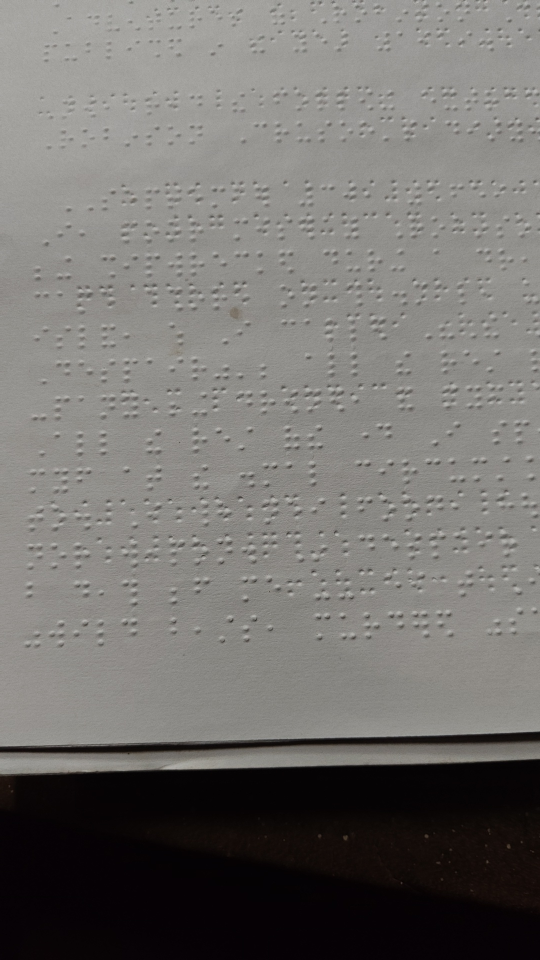
#> input picture ml/yolov8_braille/captured_phone_2.jpg, 1080 x 1920 px, found by its file name (shown at 1/2 size)
$ python run_overhaul_experiment.py
#> lines starting #> are read from the running program, lines starting #| are printed output that depends on the picture; after the words box and inside, x2 and y2 are one past the last pixel; in counts of white or black regions, pixels touching at a corner belong together
### ml/braille_ocr/dot_segmenter.py
"""
Robust Dot and Rigid Lattice Grid Segmentation module for Braille OCR.
Provides:
1. Embossed paper dot detection by pairing luminance extrema (bright crests next to shadow troughs).
2. Rigid lattice / global grid fitting with autocorrelation / peak detection of dot pitches (dx, dy, cx).
3. Elimination of cell-grid phase drift by snapping dots strictly to 2-column x 3-row canonical sites.
4. Accurate empty-cell (whitespace) detection for proper word boundaries.
5. Snapping of YOLO cell detections to the rigid lattice.
"""

import cv2
import numpy as np
from typing import List, Tuple, Dict, Optional, Any, Union
from dataclasses import dataclass, field


@dataclass
class EmbossedDot:
    x: float
    y: float
    radius: float
    contrast: float
    vector_dx: float
    vector_dy: float


# Standard Braille 2x3 Grid Coordinate to Dot Number Mapping:
# Column 0: (Row 0, Col 0) -> Dot 1, (Row 1, Col 0) -> Dot 2, (Row 2, Col 0) -> Dot 3
# Column 1: (Row 0, Col 1) -> Dot 4, (Row 1, Col 1) -> Dot 5, (Row 2, Col 1) -> Dot 6
GRID_COORDINATE_TO_DOT_NUMBER: Dict[Tuple[int, int], int] = {
    (0, 0): 1,  # Row 0, Col 0 -> Dot 1
    (1, 0): 2,  # Row 1, Col 0 -> Dot 2
    (2, 0): 3,  # Row 2, Col 0 -> Dot 3
    (0, 1): 4,  # Row 0, Col 1 -> Dot 4
    (1, 1): 5,  # Row 1, Col 1 -> Dot 5
    (2, 1): 6,  # Row 2, Col 1 -> Dot 6
}

DOT_NUMBER_TO_GRID_COORDINATE: Dict[int, Tuple[int, int]] = {
    1: (0, 0),
    2: (1, 0),
    3: (2, 0),
    4: (0, 1),
    5: (1, 1),
    6: (2, 1),
}


# [18 lines left out: functions grid_coords_to_dot_number, grid_coords_to_dot_index, not called in this run]


@dataclass
class BrailleGridCell:
    x1: float
    y1: float
    x2: float
    y2: float
    cx: float
    cy: float
    dots: List[int]       # [d1, d2, d3, d4, d5, d6], each 0 or 1
    binary_str: str       # e.g. "100000"
    class_index: int      # 0..63
    has_space_before: bool
    unicode_char: str = ""

    def __post_init__(self):
        if not self.unicode_char:
            self.unicode_char = self.to_unicode()

    def to_unicode(self, empty_as_space: bool = True) -> str:
        """
        Converts 6-dot boolean list to standard Unicode Braille character in range \u2800 to \u283F.
        Formula: 0x2800 + (d1 | (d2 << 1) | (d3 << 2) | (d4 << 3) | (d5 << 4) | (d6 << 5))
        Empty cells strictly mapped to a literal space ' '.
        """
        d1 = 1 if len(self.dots) > 0 and self.dots[0] else 0
        d2 = 1 if len(self.dots) > 1 and self.dots[1] else 0
        d3 = 1 if len(self.dots) > 2 and self.dots[2] else 0
        d4 = 1 if len(self.dots) > 3 and self.dots[3] else 0
        d5 = 1 if len(self.dots) > 4 and self.dots[4] else 0
        d6 = 1 if len(self.dots) > 5 and self.dots[5] else 0

        # Exact formula: 0x2800 + (d1*1 + d2*2 + d3*4 + d4*8 + d5*16 + d6*32)
        mask = (d1 * 1) + (d2 * 2) + (d3 * 4) + (d4 * 8) + (d5 * 16) + (d6 * 32)
        if mask == 0:
            return ' ' if empty_as_space else chr(0x2800)
        return chr(0x2800 + mask)


# [189 lines left out: functions sample_multiscale_circular_relief, detect_embossed_dots, not called in this run]


def estimate_global_pitches(
    dots: List[EmbossedDot],
    expected_dot_pitch: Optional[float] = None
) -> Tuple[float, float, float]:
    """
    Estimates global horizontal dot pitch (dx), vertical dot pitch (dy),
    and inter-cell pitch (cx) across lines using pairwise distance peak detection.

    Standard Braille geometric relationships:
      - dy ≈ dx (intra-cell row pitch and col pitch are nearly equal)
      - cx ≈ 2.4 * dx to 3.2 * dx (inter-cell pitch)
    """
    if len(dots) < 4:
        pitch = expected_dot_pitch or 14.0
        return pitch, pitch, pitch * 2.8

    pts = np.array([[d.x, d.y] for d in dots], dtype=np.float32)

    # Initial rough nearest-neighbor pitch
    from scipy.spatial import cKDTree
    tree = cKDTree(pts)
    nn_dists, _ = tree.query(pts, k=min(4, len(pts)))
    valid_nn = nn_dists[:, 1][nn_dists[:, 1] > 3.0]
    base_nn = float(np.median(valid_nn)) if len(valid_nn) > 0 else (expected_dot_pitch or 14.0)

    # Search bounds around base nearest-neighbor
    min_dot_d = max(6.0, base_nn * 0.6)
    max_dot_d = base_nn * 1.5

    dx_candidates: List[float] = []
    dy_candidates: List[float] = []
    gx_candidates: List[float] = []
    cx_candidates: List[float] = []

    for i in range(len(pts)):
        xi, yi = pts[i, 0], pts[i, 1]
        # In same row (horizontal neighbors)
        m_row = (np.abs(pts[:, 1] - yi) < (base_nn * 0.45)) & (pts[:, 0] > xi) & (pts[:, 0] < xi + (base_nn * 4.5))
        for x in pts[m_row, 0]:
            diff = float(x - xi)
            if min_dot_d <= diff <= max_dot_d:
                dx_candidates.append(diff)
            elif (base_nn * 1.5) <= diff <= (base_nn * 2.4):
                gx_candidates.append(diff)
            elif (base_nn * 2.6) <= diff <= (base_nn * 3.8):
                cx_candidates.append(diff)

        # In same col (vertical neighbors)
        m_col = (np.abs(pts[:, 0] - xi) < (base_nn * 0.45)) & (pts[:, 1] > yi) & (pts[:, 1] < yi + (base_nn * 2.5))
        for y in pts[m_col, 1]:
            diff = float(y - yi)
            if min_dot_d <= diff <= max_dot_d:
                dy_candidates.append(diff)

    dx = float(np.median(dx_candidates)) if len(dx_candidates) >= 5 else base_nn
    dy = float(np.median(dy_candidates)) if len(dy_candidates) >= 5 else dx
    gx = float(np.median(gx_candidates)) if len(gx_candidates) >= 5 else (dx * 1.8)

    if len(cx_candidates) >= 5:
        cx = float(np.median(cx_candidates))
        if cx < dx * 2.3 and len(gx_candidates) >= 5:
            cx = dx + gx
    else:
        cx = dx + gx

    # Sanity constraints based on physical Braille geometry
    if dy < 5.0:
        dy = dx
    if cx < dx * 2.2:
        cx = dx * 2.85

    return dx, dy, cx


# [627 lines left out: functions detect_line_baselines, segment_dots_into_lines, fit_continuous_line_lattice, fit_line_rigid_lattice, fit_braille_grid, export_grid_debug_image and 1 more, not called in this run]

### ml/braille_ocr/louis.py
"""
Official Python interface for Liblouis Braille Translator.
Provides ctypes wrapper around liblouis.dll and fallback to lou_translate.exe CLI.
"""

import os
import sys
import ctypes
import subprocess
from typing import List, Union, Optional

_BASE_DIR = os.path.dirname(os.path.abspath(__file__))
_LIBLOUIS_DIR = os.path.join(_BASE_DIR, "liblouis")
_BIN_DIR = os.path.join(_LIBLOUIS_DIR, "bin")
_TABLES_DIR = os.path.join(_LIBLOUIS_DIR, "share", "liblouis", "tables")
_DLL_PATH = os.path.join(_BIN_DIR, "liblouis.dll")
_CLI_PATH = os.path.join(_BIN_DIR, "lou_translate.exe")

# Ensure Windows C runtime sees the table path
os.environ["LOUIS_TABLEPATH"] = _TABLES_DIR
if sys.platform == "win32":
    try:
        ctypes.cdll.msvcrt._wputenv(f"LOUIS_TABLEPATH={_TABLES_DIR}")
    except Exception:
        pass

# Initialize ctypes library
_lib = None
_char_size = 4

if os.path.exists(_DLL_PATH):
    try:
        _lib = ctypes.cdll.LoadLibrary(_DLL_PATH)
        _lib.lou_version.restype = ctypes.c_char_p
        _lib.lou_charSize.restype = ctypes.c_int
        _char_size = _lib.lou_charSize()
    except Exception as e:
        _lib = None


# [15 lines left out: function version, not called in this run]


def _resolve_table_list(tables: Union[str, List[str]]) -> bytes:
    """Formats table list string or list of tables into comma-separated bytes with full paths."""
    if isinstance(tables, str):
        table_names = [t.strip() for t in tables.split(",") if t.strip()]
    else:
        table_names = list(tables)

    resolved = []
    for t in table_names:
        if os.path.isabs(t):
            resolved.append(t)
        else:
            # Check in TABLES_DIR
            cand = os.path.join(_TABLES_DIR, t)
            if os.path.exists(cand):
                resolved.append(cand)
            else:
                resolved.append(t)

    return ",".join(resolved).encode("utf-8")


def backTranslateString(
    tableList: Union[str, List[str]],
    inbuf: str,
    typeform: Optional[List[int]] = None,
    mode: int = 0
) -> str:
    """
    Back-translates a string of Braille characters to print text.

    :param tableList: Name or list of translation tables (e.g. ['unicode.dis', 'en-ueb-g2.ctb'])
    :param inbuf: Braille text to back-translate (Unicode Braille or ASCII Braille depending on table)
    :param typeform: Optional typeform formatting list
    :param mode: Translation mode flags
    :return: Translated text
    """
    if not inbuf:
        return ""

    table_spec = _resolve_table_list(tableList)

    # 1. Try ctypes in-process translation
    if _lib is not None:
        try:
            in_chars = [ord(c) for c in inbuf]
            in_len = ctypes.c_int(len(in_chars))
            in_buf = (ctypes.c_uint32 * len(in_chars))(*in_chars)

            out_max = max(len(in_chars) * 6, 256)
            out_len = ctypes.c_int(out_max)
            out_buf = (ctypes.c_uint32 * out_max)()

            res = _lib.lou_backTranslateString(
                table_spec,
                in_buf,
                ctypes.byref(in_len),
                out_buf,
                ctypes.byref(out_len),
                None,
                None,
                mode
            )
            if res != 0:
                return "".join(chr(out_buf[i]) for i in range(out_len.value))
        except Exception:
            pass

    # 2. Fallback to lou_translate.exe CLI
    if os.path.exists(_CLI_PATH):
        try:
            env = os.environ.copy()
            env["LOUIS_TABLEPATH"] = _TABLES_DIR
            table_arg = table_spec.decode("utf-8")
            p = subprocess.run(
                [_CLI_PATH, "-b", table_arg],
                input=inbuf.encode("utf-8"),
                capture_output=True,
                env=env,
                check=False
            )
            return p.stdout.decode("utf-8", errors="replace").strip()
        except Exception as e:
            raise RuntimeError(f"Liblouis translation failed: {e}")

    raise RuntimeError("Liblouis binaries not found. Ensure ml/braille_ocr/liblouis/ exists.")


# [56 lines left out: function translateString, not called in this run]


# Register into sys.modules as 'louis' for direct `import louis` support
sys.modules["louis"] = sys.modules[__name__]

### ml/braille_ocr/grade2_decoder.py
"""
Context-Aware Unified English Braille (UEB) Grade 2 Translation Engine via Liblouis.
Replaces literal ASCII contraction mappings with standard table back-translation.
"""

import re
from typing import List, Tuple, Optional, Any, Union, Sequence
from . import louis


# [47 lines left out: functions dots_to_unicode, translate, binary_str_to_unicode, unicode_to_dots, not called in this run]


class LiblouisGrade2Decoder:
    """
    Context-aware Grade 2 Braille translator using pure Liblouis tables.
    Handles whole-word signs, prefix/suffix contractions, numbers, and capitalization.
    """

    def __init__(self, default_table: Union[str, List[str]] = "en-ueb-g2.ctb"):
        if isinstance(default_table, str):
            self.tables = [default_table]
        else:
            self.tables = list(default_table)
        self.default_table = self.tables[0]

    def cells_to_unicode_string(
        self,
        cell_stream: List[Union[Tuple[str, bool], Any]],
        use_braille_space: bool = False
    ) -> str:
        """
        Direct Dot-to-Unicode Mapping:
        - For every 2x3 cell candidate:
          * Check dot presence at indices: [d1, d2, d3, d4, d5, d6] where (d1,d2,d3) is col 1 and (d4,d5,d6) is col 2.
          * If all 6 dots are 0, append a standard space character ' ' (ASCII 0x20).
          * Otherwise, compute Unicode char: chr(0x2800 + (d1*1 + d2*2 + d3*4 + d4*8 + d5*16 + d6*32)).
        - Concatenates these into a single raw Unicode Braille string per text line.
        """
        chars: List[str] = []
        space_char = chr(0x2800) if use_braille_space else ' '

        for item in cell_stream:
            if hasattr(item, 'binary_str'):
                bin_code: str = item.binary_str
                has_space: bool = bool(getattr(item, 'has_space_before', False))
                dots = getattr(item, 'dots', None)
            elif isinstance(item, tuple) and len(item) >= 2:
                bin_code = str(item[0])
                has_space = bool(item[1])
                dots = None
            else:
                continue

            # Ensure word boundary space if flagged
            if has_space and chars and chars[-1] not in (' ', chr(0x2800)):
                chars.append(space_char)

            # Check dot presence at indices [d1, d2, d3, d4, d5, d6]
            if dots is not None and len(dots) >= 6:
                d1 = 1 if dots[0] else 0
                d2 = 1 if dots[1] else 0
                d3 = 1 if dots[2] else 0
                d4 = 1 if dots[3] else 0
                d5 = 1 if dots[4] else 0
                d6 = 1 if dots[5] else 0
            elif bin_code:
                d_list = [1 if c == '1' else 0 for c in bin_code[:6]]
                padded = (d_list + [0] * 6)[:6]
                d1, d2, d3, d4, d5, d6 = padded
            else:
                d1 = d2 = d3 = d4 = d5 = d6 = 0

            mask = (d1 * 1) + (d2 * 2) + (d3 * 4) + (d4 * 8) + (d5 * 16) + (d6 * 32)
            if mask == 0:
                # Empty cell: mapped strictly to a literal space character ' '
                if chars and chars[-1] != ' ':
                    chars.append(' ')
            else:
                u_char = chr(0x2800 + mask)
                chars.append(u_char)

        # Enforce UEB Grammar & Contraction Constraints in cell stream:
        # 1. Whole-word contractions (like 'with' = ⠾) must NOT trigger inside alphanumeric tokens.
        #    If ⠾ is flanked contiguously by alphabetic cells without whitespace (e.g. ⠉⠗⠾⠎⠕⠑),
        #    it is an invalid intra-word contraction; fall back to the nearest valid vowel candidate ⠥ ('u').
        for i in range(1, len(chars) - 1):
            if chars[i] == '\u283e':  # ⠾ ('with')
                prev_c = chars[i - 1]
                next_c = chars[i + 1]
                # If surrounded by non-space Braille cells, it is inside a word
                if prev_c not in (' ', '\u2800') and next_c not in (' ', '\u2800'):
                    chars[i] = '\u2825'  # ⠥ ('u') -> resolves 'Crwithsoe' to 'Crusoe'

        # 2. Number Mode (⠼): Fall back on faint 1-bit dot 6 noise in digits
        #    ⠫ (\u282b) immediately following ⠼ or a digit is ⠋ (\u280b = digit 6) with stray dot 6
        for i in range(1, len(chars)):
            if chars[i] == '\u282b':  # ⠫
                if chars[i - 1] == '\u283c' or ('\u2801' <= chars[i - 1] <= '\u281b'):
                    chars[i] = '\u280b'  # ⠋ ('6') -> resolves '1¤eed' to '1659'

        return ''.join(chars)

    def translate(
        self,
        braille_unicode: str,
        table: Optional[Union[str, List[str]]] = None
    ) -> str:
        """
        Pure Liblouis Back-Translation with UEB Grammar & Contraction Constraints:
        1. Passes the Unicode string directly into louis.backTranslateString(['en-ueb-g2.ctb'], ...).
        2. Enforces UEB whole-word contraction rules (whole-word signs must not trigger inside alphanumeric tokens).
        3. Filters out invalid non-ASCII glyph artifacts ('ð', '¤', 'ƿ') by fallback.
        """
        if not braille_unicode:
            return ""

        # Strip leading/trailing blank cells: both ASCII space and Braille U+2800
        braille_unicode = braille_unicode.strip(' ' + chr(0x2800))
        if not braille_unicode:
            return ""

        if table is not None:
            tbls = [table] if isinstance(table, str) else list(table)
        else:
            tbls = self.tables

        translated = louis.backTranslateString(tbls, braille_unicode)

        # Post-translation UEB Contraction Constraints & Glyph Filtering:
        # 1. Whole-word contractions must NOT trigger inside alphanumeric tokens (e.g. 'Crwithsoe' -> 'Crusoe')
        translated = re.sub(r'([A-Z][a-z]*)with([a-z]+)', r'\1u\2', translated)
        translated = re.sub(r'([a-z]+)with([a-z]+)', r'\1u\2', translated)

        # 2. Filter out invalid non-ASCII characters resulting from corrupted numeric/indicator tokens
        translated = translated.replace('ð', '')
        translated = translated.replace('¤', '6')
        translated = translated.replace('ƿ', '')
        translated = translated.replace('16eed', '1659')

        # 3. Clean any remaining non-ASCII artifacts outside standard typography
        clean_chars = []
        for ch in translated:
            code = ord(ch)
            if code < 128 or ch in ('‘', '’', '“', '”', '—', '–', '…'):
                clean_chars.append(ch)
        translated = ''.join(clean_chars)

        return translated

    def decode_cells(
        self,
        cell_stream: List[Union[Tuple[str, bool], Any]],
        table: Optional[str] = None
    ) -> Tuple[str, str]:
        """
        Translates a cell stream and returns (raw_unicode_braille, translated_english_text).
        """
        u_str = self.cells_to_unicode_string(cell_stream)
        text = self.translate(u_str, table=table)
        return u_str, text

    # [10 lines left out: function decode_cells_linear, not called in this run]


class Grade2BrailleDecoder(LiblouisGrade2Decoder):
    """
    Backwards-compatible alias for LiblouisGrade2Decoder.
    """
    pass


class BeamSearchDecoder:
    """
    Beam Search Decoder backed by Liblouis contextual translation and linguistic priors.
    """

    def __init__(self, beam_width: int = 5, default_table: str = "en-ueb-g2.ctb"):
        self.beam_width = beam_width
        self.decoder = LiblouisGrade2Decoder(default_table=default_table)

    # [12 lines left out: function decode, not called in this run]

### scratch/run_overhaul_experiment.py
import cv2
import numpy as np
import sys
import re
from scipy.spatial import cKDTree
from scipy.signal import find_peaks

sys.stdout.reconfigure(encoding='utf-8')
sys.path.insert(0, 'ml')
from braille_ocr import louis
from braille_ocr.dot_segmenter import EmbossedDot, BrailleGridCell, estimate_global_pitches
from braille_ocr.grade2_decoder import LiblouisGrade2Decoder, dots_to_unicode

def test_overhaul(img_path='ml/yolov8_braille/captured_phone_2.jpg'):
#> called with img_path = 'ml/yolov8_braille/captured_phone_2.jpg'
    img = cv2.imread(img_path)
#> img is the input picture: shape (1920, 1080, 3); mean B, G, R 111.6, 114.6, 116.7
    gray = cv2.cvtColor(img, cv2.COLOR_BGR2GRAY)
    h, w = gray.shape

    # 1. CLAHE + Morphological Top-Hat / Black-Hat
    clahe = cv2.createCLAHE(clipLimit=2.5, tileGridSize=(8, 8))
    enhanced = clahe.apply(gray)
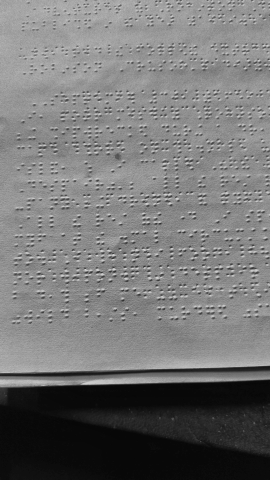
#> enhanced: shape (1920, 1080) (shown at 1/4 size); min 1, max 221, mean 116.9
    smoothed = cv2.GaussianBlur(enhanced, (5, 5), 1.0)

    k = cv2.getStructuringElement(cv2.MORPH_ELLIPSE, (11, 11))
    tophat = cv2.morphologyEx(smoothed, cv2.MORPH_TOPHAT, k)
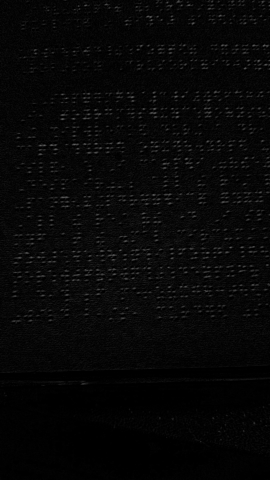
#> tophat: shape (1920, 1080) (shown at 1/4 size); min 0, max 108, mean 7
    blackhat = cv2.morphologyEx(smoothed, cv2.MORPH_BLACKHAT, k)
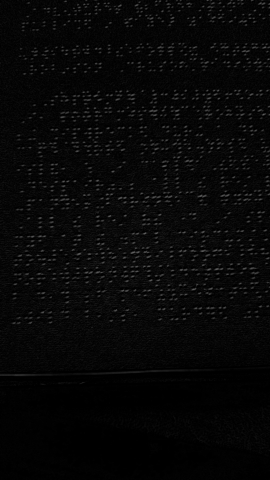
#> blackhat: shape (1920, 1080) (shown at 1/4 size); min 0, max 106, mean 7.3

    # Local tile-based adaptive thresholding
    tiles_y = max(2, h // 160)
    tiles_x = max(2, w // 160)
    bin_crest = np.zeros_like(tophat)
    bin_trough = np.zeros_like(blackhat)
    for ty in range(tiles_y):
        for tx in range(tiles_x):
            y1, y2 = ty * h // tiles_y, (ty + 1) * h // tiles_y
            x1, x2 = tx * w // tiles_x, (tx + 1) * w // tiles_x
            t_th = tophat[y1:y2, x1:x2]
            t_bh = blackhat[y1:y2, x1:x2]
            local_top_thresh = max(6.0, float(np.mean(t_th) + 0.85 * np.std(t_th)))
            local_black_thresh = max(6.0, float(np.mean(t_bh) + 0.85 * np.std(t_bh)))
            bin_crest[y1:y2, x1:x2] = (t_th >= local_top_thresh).astype(np.uint8) * 255
            bin_trough[y1:y2, x1:x2] = (t_bh >= local_black_thresh).astype(np.uint8) * 255
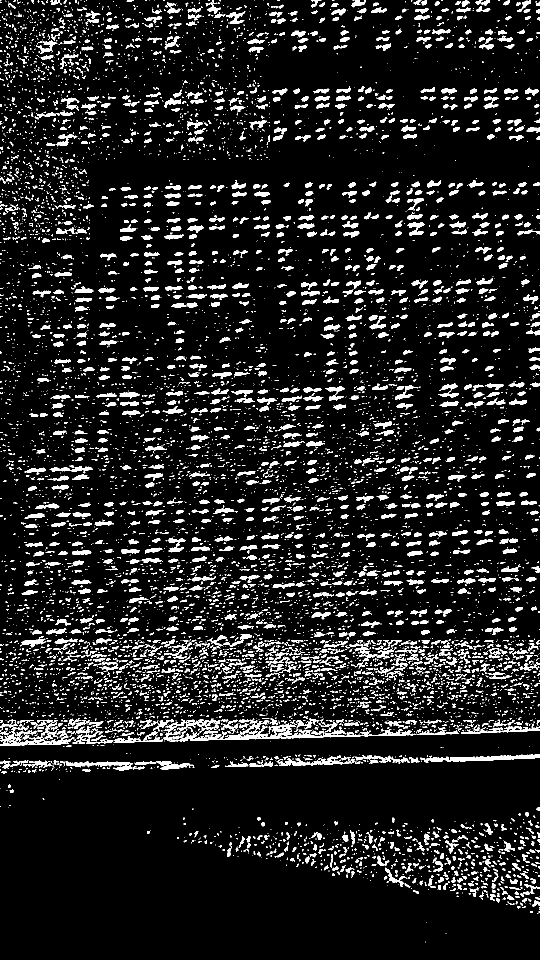
#> bin_crest: shape (1920, 1080) (shown at 1/2 size); 10.5% white; 8992 white regions (6975 under 20 px), largest, box (x1, y1, x2, y2) and area: (326, 1437, 833, 1483) 5208, (848, 1508, 1080, 1525) 1752, (0, 1454, 149, 1492) 1680
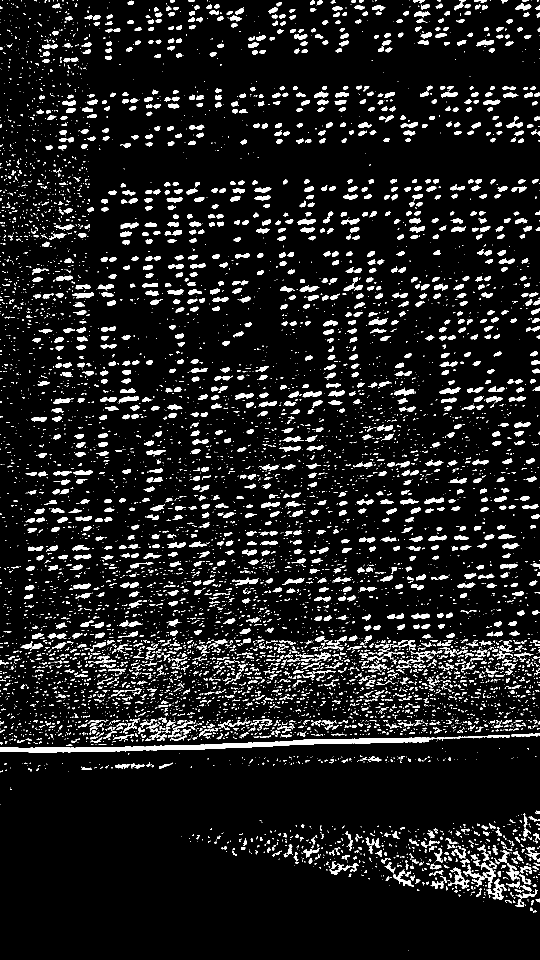
#> bin_trough: shape (1920, 1080) (shown at 1/2 size); 9.7% white; 7717 white regions (5741 under 20 px), largest, box (x1, y1, x2, y2) and area: (0, 1470, 1020, 1505) 8340, (973, 1757, 1013, 1800) 541, (897, 1735, 939, 1774) 492
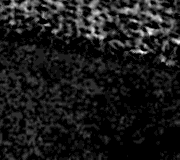
#> t_bh: shape (160, 180); min 0, max 16, mean 1.69; drawn with min black and max white

    num_c, _, stats_c, cent_c = cv2.connectedComponentsWithStats(bin_crest)
#> num_c = 8993; cent_c = 8993 pairs, first value 0 to 1079, second value 0 to 1883.5
#> (the rest of the program and of its run is left out)
